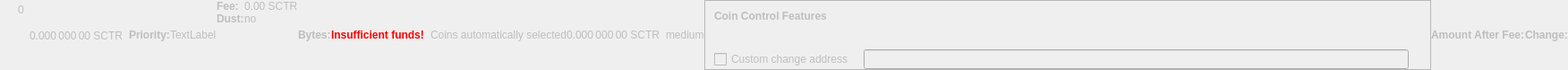
    <widget class="QWidget" name="dummyHideWidget" native="true">
     <property name="enabled">
      <bool>false</bool>
     </property>
     <property name="maximumSize">
      <size>
       <width>100</width>
       <height>22</height>
      </size>
     </property>
     <layout class="QHBoxLayout" name="dummyHideLayout">
      <property name="spacing">
       <number>0</number>
      </property>
      <property name="leftMargin">
       <number>0</number>
      </property>
      <property name="topMargin">
       <number>0</number>
      </property>
      <property name="rightMargin">
       <number>0</number>
      </property>
      <property name="bottomMargin">
       <number>0</number>
      </property>
      <item>
       <layout class="QFormLayout" name="formLayoutCoinControl1">
        <property name="horizontalSpacing">
         <number>10</number>
        </property>
        <property name="verticalSpacing">
         <number>14</number>
        </property>
        <property name="leftMargin">
         <number>10</number>
        </property>
        <property name="topMargin">
         <number>4</number>
        </property>
        <property name="rightMargin">
         <number>6</number>
        </property>
        <item row="0" column="1">
         <widget class="QLabel" name="labelCoinControlBytes">
          <property name="cursor">
           <cursorShape>IBeamCursor</cursorShape>
          </property>
          <property name="contextMenuPolicy">
           <enum>Qt::ActionsContextMenu</enum>
          </property>
          <property name="text">
           <string notr="true">0</string>
          </property>
          <property name="textInteractionFlags">
           <set>Qt::LinksAccessibleByMouse|Qt::TextSelectableByKeyboard|Qt::TextSelectableByMouse</set>
          </property>
         </widget>
        </item>
       </layout>
      </item>
      <item>
       <widget class="QLabel" name="labelCoinControlAfterFee">
        <property name="enabled">
         <bool>false</bool>
        </property>
        <property name="sizePolicy">
         <sizepolicy hsizetype="Fixed" vsizetype="Fixed">
          <horstretch>0</horstretch>
          <verstretch>0</verstretch>
         </sizepolicy>
        </property>
        <property name="minimumSize">
         <size>
          <width>111</width>
          <height>12</height>
         </size>
        </property>
        <property name="maximumSize">
         <size>
          <width>111</width>
          <height>12</height>
         </size>
        </property>
        <property name="cursor">
         <cursorShape>IBeamCursor</cursorShape>
        </property>
        <property name="contextMenuPolicy">
         <enum>Qt::ActionsContextMenu</enum>
        </property>
        <property name="text">
         <string notr="true">0.000 000 00 SCTR</string>
        </property>
        <property name="textInteractionFlags">
         <set>Qt::LinksAccessibleByMouse|Qt::TextSelectableByKeyboard|Qt::TextSelectableByMouse</set>
        </property>
       </widget>
      </item>
      <item>
       <widget class="QLabel" name="labelCoinControlPriorityText">
        <property name="enabled">
         <bool>false</bool>
        </property>
        <property name="font">
         <font>
          <weight>75</weight>
          <bold>true</bold>
         </font>
        </property>
        <property name="text">
         <string>Priority:</string>
        </property>
       </widget>
      </item>
      <item>
       <layout class="QHBoxLayout" name="horizontalLayout">
        <item>
         <widget class="QLabel" name="WarningLabel">
          <property name="text">
           <string>TextLabel</string>
          </property>
         </widget>
        </item>
       </layout>
      </item>
      <item>
       <layout class="QFormLayout" name="formLayoutCoinControl3">
        <property name="horizontalSpacing">
         <number>0</number>
        </property>
        <property name="verticalSpacing">
         <number>0</number>
        </property>
        <property name="leftMargin">
         <number>0</number>
        </property>
        <property name="topMargin">
         <number>0</number>
        </property>
        <property name="rightMargin">
         <number>0</number>
        </property>
        <item row="0" column="0">
         <widget class="QLabel" name="labelCoinControlFeeText">
          <property name="enabled">
           <bool>false</bool>
          </property>
          <property name="font">
           <font>
            <weight>75</weight>
            <bold>true</bold>
           </font>
          </property>
          <property name="text">
           <string>Fee:</string>
          </property>
          <property name="margin">
           <number>0</number>
          </property>
         </widget>
        </item>
        <item row="0" column="1">
         <widget class="QLabel" name="labelCoinControlFee">
          <property name="enabled">
           <bool>false</bool>
          </property>
          <property name="cursor">
           <cursorShape>IBeamCursor</cursorShape>
          </property>
          <property name="contextMenuPolicy">
           <enum>Qt::ActionsContextMenu</enum>
          </property>
          <property name="text">
           <string notr="true">0.00 SCTR</string>
          </property>
          <property name="textInteractionFlags">
           <set>Qt::LinksAccessibleByMouse|Qt::TextSelectableByKeyboard|Qt::TextSelectableByMouse</set>
          </property>
         </widget>
        </item>
        <item row="1" column="0">
         <widget class="QLabel" name="labelCoinControlLowOutputText">
          <property name="enabled">
           <bool>false</bool>
          </property>
          <property name="font">
           <font>
            <weight>75</weight>
            <bold>true</bold>
           </font>
          </property>
          <property name="text">
           <string>Dust:</string>
          </property>
         </widget>
        </item>
        <item row="1" column="1">
         <widget class="QLabel" name="labelCoinControlLowOutput">
          <property name="enabled">
           <bool>false</bool>
          </property>
          <property name="cursor">
           <cursorShape>IBeamCursor</cursorShape>
          </property>
          <property name="contextMenuPolicy">
           <enum>Qt::ActionsContextMenu</enum>
          </property>
          <property name="text">
           <string>no</string>
          </property>
          <property name="textInteractionFlags">
           <set>Qt::LinksAccessibleByMouse|Qt::TextSelectableByKeyboard|Qt::TextSelectableByMouse</set>
          </property>
         </widget>
        </item>
       </layout>
      </item>
      <item>
       <widget class="QLabel" name="labelCoinControlBytesText">
        <property name="enabled">
         <bool>false</bool>
        </property>
        <property name="font">
         <font>
          <weight>75</weight>
          <bold>true</bold>
         </font>
        </property>
        <property name="text">
         <string>Bytes:</string>
        </property>
       </widget>
      </item>
      <item>
       <layout class="QFormLayout" name="formLayoutCoinControl2">
        <property name="horizontalSpacing">
         <number>0</number>
        </property>
        <property name="verticalSpacing">
         <number>0</number>
        </property>
        <property name="leftMargin">
         <number>0</number>
        </property>
        <property name="topMargin">
         <number>0</number>
        </property>
        <property name="rightMargin">
         <number>0</number>
        </property>
       </layout>
      </item>
      <item>
       <layout class="QHBoxLayout" name="horizontalLayoutCoinControl2">
        <property name="spacing">
         <number>0</number>
        </property>
        <property name="bottomMargin">
         <number>0</number>
        </property>
       </layout>
      </item>
      <item>
       <widget class="QLabel" name="labelCoinControlInsuffFunds">
        <property name="enabled">
         <bool>false</bool>
        </property>
        <property name="minimumSize">
         <size>
          <width>0</width>
          <height>0</height>
         </size>
        </property>
        <property name="font">
         <font>
          <weight>75</weight>
          <bold>true</bold>
         </font>
        </property>
        <property name="styleSheet">
         <string notr="true">color:red;font-weight:bold;</string>
        </property>
        <property name="text">
         <string>Insufficient funds!</string>
        </property>
        <property name="margin">
         <number>5</number>
        </property>
       </widget>
      </item>
      <item>
       <layout class="QFormLayout" name="formLayoutCoinControl4">
        <property name="horizontalSpacing">
         <number>0</number>
        </property>
        <property name="verticalSpacing">
         <number>0</number>
        </property>
        <property name="leftMargin">
         <number>0</number>
        </property>
        <property name="topMargin">
         <number>0</number>
        </property>
        <property name="rightMargin">
         <number>0</number>
        </property>
       </layout>
      </item>
      <item>
       <widget class="QLabel" name="labelCoinControlChangeLabel">
        <property name="enabled">
         <bool>false</bool>
        </property>
        <property name="sizePolicy">
         <sizepolicy hsizetype="Preferred" vsizetype="Expanding">
          <horstretch>0</horstretch>
          <verstretch>0</verstretch>
         </sizepolicy>
        </property>
        <property name="minimumSize">
         <size>
          <width>0</width>
          <height>0</height>
         </size>
        </property>
        <property name="text">
         <string/>
        </property>
        <property name="margin">
         <number>3</number>
        </property>
       </widget>
      </item>
      <item>
       <widget class="QLabel" name="labelCoinControlAutomaticallySelected">
        <property name="enabled">
         <bool>false</bool>
        </property>
        <property name="sizePolicy">
         <sizepolicy hsizetype="Fixed" vsizetype="Fixed">
          <horstretch>0</horstretch>
          <verstretch>0</verstretch>
         </sizepolicy>
        </property>
        <property name="minimumSize">
         <size>
          <width>0</width>
          <height>0</height>
         </size>
        </property>
        <property name="maximumSize">
         <size>
          <width>240</width>
          <height>16777215</height>
         </size>
        </property>
        <property name="text">
         <string>Coins automatically selected</string>
        </property>
        <property name="margin">
         <number>5</number>
        </property>
       </widget>
      </item>
      <item>
       <widget class="QLabel" name="labelCoinControlChange">
        <property name="enabled">
         <bool>false</bool>
        </property>
        <property name="sizePolicy">
         <sizepolicy hsizetype="Fixed" vsizetype="Fixed">
          <horstretch>0</horstretch>
          <verstretch>0</verstretch>
         </sizepolicy>
        </property>
        <property name="minimumSize">
         <size>
          <width>111</width>
          <height>0</height>
         </size>
        </property>
        <property name="maximumSize">
         <size>
          <width>111</width>
          <height>16777215</height>
         </size>
        </property>
        <property name="cursor">
         <cursorShape>IBeamCursor</cursorShape>
        </property>
        <property name="contextMenuPolicy">
         <enum>Qt::ActionsContextMenu</enum>
        </property>
        <property name="text">
         <string notr="true">0.000 000 00 SCTR</string>
        </property>
        <property name="textInteractionFlags">
         <set>Qt::LinksAccessibleByMouse|Qt::TextSelectableByKeyboard|Qt::TextSelectableByMouse</set>
        </property>
       </widget>
      </item>
      <item>
       <widget class="QLabel" name="labelCoinControlPriority">
        <property name="enabled">
         <bool>false</bool>
        </property>
        <property name="cursor">
         <cursorShape>IBeamCursor</cursorShape>
        </property>
        <property name="contextMenuPolicy">
         <enum>Qt::ActionsContextMenu</enum>
        </property>
        <property name="text">
         <string>medium</string>
        </property>
        <property name="textInteractionFlags">
         <set>Qt::LinksAccessibleByMouse|Qt::TextSelectableByKeyboard|Qt::TextSelectableByMouse</set>
        </property>
       </widget>
      </item>
      <item>
       <widget class="QFrame" name="frameCoinControl">
        <property name="sizePolicy">
         <sizepolicy hsizetype="Expanding" vsizetype="Expanding">
          <horstretch>0</horstretch>
          <verstretch>0</verstretch>
         </sizepolicy>
        </property>
        <property name="maximumSize">
         <size>
          <width>16777215</width>
          <height>16777215</height>
         </size>
        </property>
        <property name="frameShape">
         <enum>QFrame::StyledPanel</enum>
        </property>
        <property name="frameShadow">
         <enum>QFrame::Sunken</enum>
        </property>
        <layout class="QVBoxLayout" name="verticalLayoutCoinControl2_2">
         <property name="spacing">
          <number>0</number>
         </property>
         <property name="leftMargin">
          <number>0</number>
         </property>
         <property name="topMargin">
          <number>0</number>
         </property>
         <property name="rightMargin">
          <number>0</number>
         </property>
         <property name="bottomMargin">
          <number>0</number>
         </property>
         <item>
          <layout class="QVBoxLayout" name="verticalLayoutCoinControl" stretch="0,0,0,1">
           <property name="spacing">
            <number>0</number>
           </property>
           <property name="leftMargin">
            <number>10</number>
           </property>
           <property name="topMargin">
            <number>10</number>
           </property>
           <item>
            <layout class="QHBoxLayout" name="horizontalLayoutCoinControl1">
             <property name="bottomMargin">
              <number>15</number>
             </property>
             <item>
              <widget class="QLabel" name="labelCoinControlFeatures">
               <property name="enabled">
                <bool>false</bool>
               </property>
               <property name="sizePolicy">
                <sizepolicy hsizetype="Preferred" vsizetype="Maximum">
                 <horstretch>0</horstretch>
                 <verstretch>0</verstretch>
                </sizepolicy>
               </property>
               <property name="font">
                <font>
                 <weight>75</weight>
                 <bold>true</bold>
                </font>
               </property>
               <property name="styleSheet">
                <string notr="true">font-weight:bold;</string>
               </property>
               <property name="text">
                <string>Coin Control Features</string>
               </property>
              </widget>
             </item>
            </layout>
           </item>
           <item>
            <widget class="QWidget" name="widgetCoinControl" native="true">
             <property name="sizePolicy">
              <sizepolicy hsizetype="Preferred" vsizetype="Preferred">
               <horstretch>0</horstretch>
               <verstretch>0</verstretch>
              </sizepolicy>
             </property>
             <property name="minimumSize">
              <size>
               <width>0</width>
               <height>0</height>
              </size>
             </property>
             <property name="styleSheet">
              <string notr="true"/>
             </property>
             <layout class="QHBoxLayout" name="horizontalLayoutCoinControl5_2">
              <property name="leftMargin">
               <number>0</number>
              </property>
              <property name="topMargin">
               <number>0</number>
              </property>
              <property name="rightMargin">
               <number>0</number>
              </property>
              <property name="bottomMargin">
               <number>0</number>
              </property>
              <item>
               <layout class="QHBoxLayout" name="horizontalLayoutCoinControl3">
                <property name="spacing">
                 <number>20</number>
                </property>
                <property name="topMargin">
                 <number>0</number>
                </property>
                <property name="bottomMargin">
                 <number>10</number>
                </property>
               </layout>
              </item>
             </layout>
            </widget>
           </item>
           <item>
            <layout class="QHBoxLayout" name="horizontalLayoutCoinControl4" stretch="0,0,0">
             <property name="spacing">
              <number>12</number>
             </property>
             <property name="sizeConstraint">
              <enum>QLayout::SetDefaultConstraint</enum>
             </property>
             <property name="topMargin">
              <number>5</number>
             </property>
             <property name="rightMargin">
              <number>5</number>
             </property>
             <item>
              <widget class="QCheckBox" name="checkBoxCoinControlChange">
               <property name="enabled">
                <bool>false</bool>
               </property>
               <property name="toolTip">
                <string>If this is activated, but the change address is empty or invalid, change will be sent to a newly generated address.</string>
               </property>
               <property name="text">
                <string>Custom change address</string>
               </property>
              </widget>
             </item>
             <item>
              <widget class="QValidatedLineEdit" name="lineEditCoinControlChange">
               <property name="enabled">
                <bool>false</bool>
               </property>
               <property name="sizePolicy">
                <sizepolicy hsizetype="Expanding" vsizetype="Fixed">
                 <horstretch>0</horstretch>
                 <verstretch>0</verstretch>
                </sizepolicy>
               </property>
              </widget>
             </item>
             <item>
              <widget class="QLabel" name="labelCoinControlChangeLabel_2">
               <property name="sizePolicy">
                <sizepolicy hsizetype="Preferred" vsizetype="Expanding">
                 <horstretch>0</horstretch>
                 <verstretch>0</verstretch>
                </sizepolicy>
               </property>
               <property name="minimumSize">
                <size>
                 <width>0</width>
                 <height>0</height>
                </size>
               </property>
               <property name="text">
                <string/>
               </property>
               <property name="margin">
                <number>3</number>
               </property>
              </widget>
             </item>
            </layout>
           </item>
           <item>
            <spacer name="verticalSpacerCoinControl">
             <property name="orientation">
              <enum>Qt::Vertical</enum>
             </property>
             <property name="sizeHint" stdset="0">
              <size>
               <width>800</width>
               <height>1</height>
              </size>
             </property>
            </spacer>
           </item>
          </layout>
         </item>
        </layout>
       </widget>
      </item>
      <item>
       <widget class="QLabel" name="labelCoinControlAfterFeeText">
        <property name="enabled">
         <bool>false</bool>
        </property>
        <property name="minimumSize">
         <size>
          <width>0</width>
          <height>0</height>
         </size>
        </property>
        <property name="maximumSize">
         <size>
          <width>16777215</width>
          <height>16777215</height>
         </size>
        </property>
        <property name="font">
         <font>
          <weight>75</weight>
          <bold>true</bold>
         </font>
        </property>
        <property name="text">
         <string>Amount After Fee:</string>
        </property>
        <property name="alignment">
         <set>Qt::AlignLeading|Qt::AlignLeft|Qt::AlignVCenter</set>
        </property>
        <property name="margin">
         <number>0</number>
        </property>
       </widget>
      </item>
      <item>
       <widget class="QLabel" name="labelCoinControlChangeText">
        <property name="enabled">
         <bool>false</bool>
        </property>
        <property name="sizePolicy">
         <sizepolicy hsizetype="Preferred" vsizetype="Preferred">
          <horstretch>0</horstretch>
          <verstretch>0</verstretch>
         </sizepolicy>
        </property>
        <property name="minimumSize">
         <size>
          <width>0</width>
          <height>0</height>
         </size>
        </property>
        <property name="maximumSize">
         <size>
          <width>16777215</width>
          <height>16777215</height>
         </size>
        </property>
        <property name="font">
         <font>
          <weight>75</weight>
          <bold>true</bold>
         </font>
        </property>
        <property name="text">
         <string>Change:</string>
        </property>
        <property name="alignment">
         <set>Qt::AlignLeading|Qt::AlignLeft|Qt::AlignVCenter</set>
        </property>
       </widget>
      </item>
     </layout>
    </widget>
